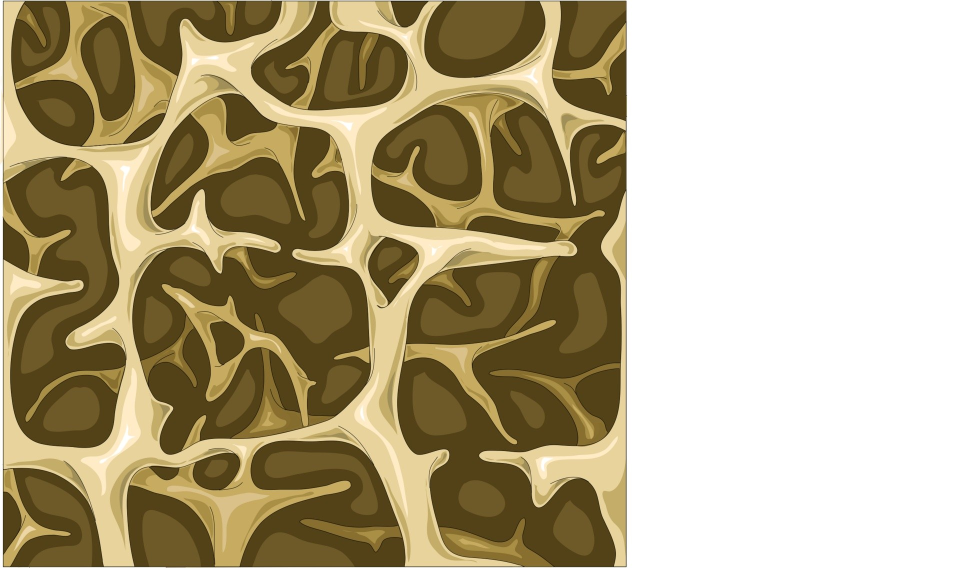
#> input picture aluminium/assets/raw/bonetex.jpg, 1920 x 1165 px, given in place of bonetex.jpg.jpg, which was not available (shown at 1/2 size)
$ python -i engine.py   (imports and definitions only)
#> lines starting #> are read from the running program, lines starting #| are printed output that depends on the picture
"""2.5D cutout-collage engine: layers with perspective tilt, depth parallax, grading, captions, transitions, render loop.

Typical use (see demo_film.py):
    import engine as E
    E.init(workdir)                      # workdir holds cut/*.png and raw/*.jpg ; fonts come from the skill's assets/fonts
    POT = E.cut('pot', 600, amb=(1, .86, .5), s=.4, rim=(1, .78, .25))
    def s_intro(t): c = E.new(); E.bg_pan(c, BG, 750, 1200, 1.0); E.obj(c, POT, 540, 1000); return c
    film = E.Film(dur=20, scenes=[(0, s_intro)], trans=[], captions=[(0.2, 1.0, 'LINE ONE', 'PUNCH LINE', E.RED)])
    film.main()                          # python3 my_film.py <workdir> <frames_dir> [f0 f1 [step]]
All images are premultiplied float32 RGBA in 0..1. Screen is W x H = 1080 x 1920, 30 fps.
"""
import os, sys, math, random
import numpy as np, cv2
from PIL import Image, ImageDraw, ImageFont, ImageFilter

W, H, FPS = 1080, 1920, 30
A = '.'
FONT = os.path.join(os.path.dirname(os.path.abspath(__file__)), '..', 'assets', 'fonts')
PAD = 70
CAM = [0.0, 0.0]          # camera sway in px; place(..., depth=d) shifts a layer by CAM*d, backgrounds by CAM*0.3
# [5 lines left out: function init, not called in this run]
def anton(s): return ImageFont.truetype(f'{FONT}/Anton.ttf', s)
def caveat(s): return ImageFont.truetype(f'{FONT}/Caveat.ttf', s)
# [5 lines left out: function inter, not called in this run]
def new(): return np.zeros((H, W, 4), np.float32)
def pop(t, t0, d=.32, k=1.4):
    """0 -> overshoot -> 1 entrance curve starting at t0"""
    return back(seg(t, t0, t0 + d), k)
# [5 lines left out: function pre, not called in this run]
def blur(img, r):
    return cv2.GaussianBlur(img, (0, 0), r) if r > 0.3 else img
# [52 lines left out: functions over, place, grade, shadow_of, not called in this run]
def ease(x): x = min(1, max(0, x)); return x * x * (3 - 2 * x)
def eout(x): x = min(1, max(0, x)); return 1 - (1 - x) ** 3
def back(x, k=1.7):
    x = min(1, max(0, x)); x -= 1
    return 1 + (k + 1) * x ** 3 + k * x ** 2
def seg(t, a, b): return (t - a) / (b - a)
def lerp(a, b, x): return a + (b - a) * x
# [4 lines left out: function noise_tex, not called in this run]
def rrect(d, box, r, **k): d.rounded_rectangle(box, r, **k)
def text_sprite(txt, font, fill, pad=30):
    b = font.getbbox(txt); im = Image.new('RGBA', (b[2] - b[0] + pad * 2, b[3] - b[1] + pad * 2))
    ImageDraw.Draw(im).text((pad - b[0], pad - b[1]), txt, font=font, fill=fill); return im
# [45 lines left out: functions bg_pan, lens, path, caption, finish_overlay, not called in this run]

# ---------- cutouts, photos, generated art ----------
def padded(a, p=PAD): return cv2.copyMakeBorder(a, p, p, p, p, cv2.BORDER_CONSTANT)
def mk(a, sh_r=22, sh_d=.6):
    a = padded(a); return dict(i=a, s=shadow_of(a, sh_r, sh_d))
# [10 lines left out: functions cut, obj, not called in this run]
def photo(key, w=1400, h=2490, tint=(1, 1, 1), s=0.0, bright=1.0, sat=1.0, contrast=1.0, blur_r=0, focus=(.5, .5), vig=.0):
#> called with w = 1400, h = 2490, tint = (1, 1, 1), s = 0, bright = 1, sat = 1, contrast = 1, blur_r = 0
    im = Image.open(f'{A}/raw/{key}.jpg').convert('RGB')
#> im is the input picture: PIL image 1920x1165 RGB; mean R, G, B 180.6, 168.2, 136.4
    k = max(w / im.width, h / im.height); im = im.resize((math.ceil(im.width * k), math.ceil(im.height * k)), Image.LANCZOS)
    x0 = int((im.width - w) * focus[0]); y0 = int((im.height - h) * focus[1]); im = im.crop((x0, y0, x0 + w, y0 + h))
#> after `im = im.crop((x0, y0, x0 + w, y0 + h))`:
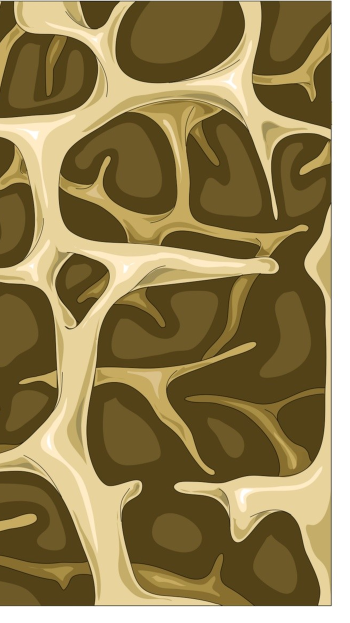
#> im: PIL image 1400x2490 RGB (shown at 1/4 size); mean R, G, B 144.7, 126.7, 81.1
    a = np.asarray(im).astype(np.float32) / 255
    lum = (a @ np.array([.3, .59, .11], np.float32))[..., None]
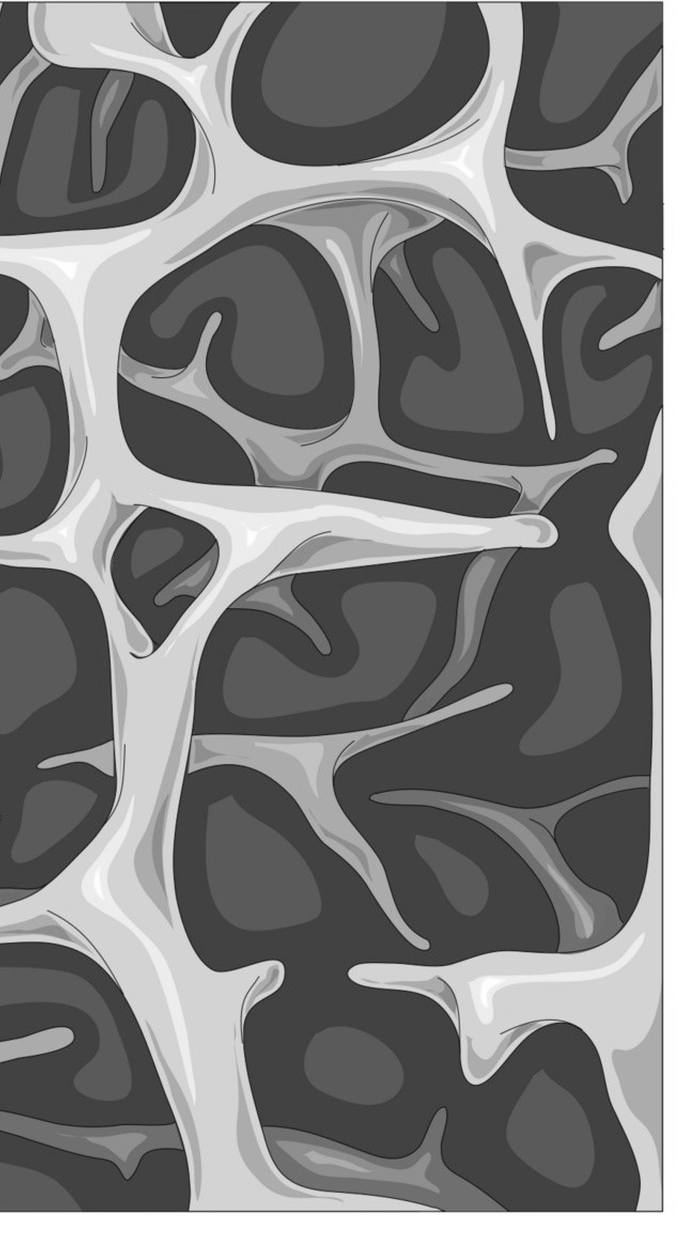
#> lum: shape (2490, 1400, 1) float32 (shown at 1/2 size); min 0.0234, max 1, mean 0.498
    a = lum + (a - lum) * sat; a = (a - .5) * contrast + .5
    t = np.array(tint, np.float32); a = a * ((1 - s) + s * t / t.max()) * bright
    if vig:
        yy, xx = np.mgrid[-1:1:h * 1j, -1:1:w * 1j].astype(np.float32); a *= (1 - vig * np.clip(xx * xx + yy * yy - .3, 0, 1))[..., None]
    a = np.clip(a, 0, 1)
    if blur_r: a = blur(a, blur_r)
    return np.dstack([a, np.ones((h, w), np.float32)]).astype(np.float32)
# [32 lines left out: functions flat_bg, reveal, sphere, glow_sprite, stroke, not called in this run]
def cross(sz=260, w=26):
    a = stroke([(30, 30), (sz - 30, sz - 30)], w, size=(sz, sz)); b = stroke([(sz - 30, 30), (30, sz - 30)], w, size=(sz, sz))
    return a, b
def tick(sz=260, w=28):
    return stroke([(30, sz * .55), (sz * .4, sz - 40), (sz - 30, 40)], w, (40, 200, 90, 255), size=(sz, sz))
def highlight(wd=440, col=(70, 230, 110, 150)):
    im = Image.new('RGBA', (wd, 62)); d = ImageDraw.Draw(im); d.rounded_rectangle([0, 6, wd - 1, 56], 14, fill=col)
    return pre(im.filter(ImageFilter.GaussianBlur(1.5)))
# [85 lines left out: functions marker, paper, pin, tile, hang_tag, label_tag and 6 more, not called in this run]
def num_sprite(n): return pre(text_sprite(str(n), anton(300), (255, 255, 255, 255), 30))
# [106 lines left out: functions bone, warn_tri, msg_card, article, phone, on_air and 6 more, not called in this run]

# ---------- scene helpers ----------
class Grp:
    """group zoom: point F at zoom 1 maps to C, everything scales by Z about it"""
    def __init__(s, F, C, Z): s.F, s.C, s.Z = F, C, Z
    def __call__(s, x, y): return s.C[0] + (x - s.F[0]) * s.Z, s.C[1] + (y - s.F[1]) * s.Z
# [5 lines left out: function framed, not called in this run]
def zoom_img(img, z, cx=W / 2, cy=H / 2):
    M = np.array([[z, 0, cx - cx * z], [0, z, cy - cy * z]], np.float32)
    return cv2.warpAffine(img, M, (W, H), flags=cv2.INTER_LINEAR, borderMode=cv2.BORDER_REPLICATE)
def proj(dx, dy, s, rx, cx, cy):
    a = math.radians(rx); y3, z3 = dy * s * math.cos(a), dy * s * math.sin(a); k = 2400 / (2400 + z3)
    return cx + dx * s * k, cy + y3 * k

# ---------- ready-made soft sprites (built lazily) ----------
_SPR = {}
# [27 lines left out: functions spr, steam, slam, not called in this run]
def splash(c, t, t0, x, y, col=(1, .8, .7)):
    q = seg(t, t0, t0 + .5)
    if 0 < q < 1: cv2.ellipse(c, (int(x), int(y)), (int(60 + 260 * q), int(24 + 100 * q)), 0, 0, 360, tuple(v * (1 - q) for v in col) + (1 - q,), max(1, int(14 * (1 - q))), cv2.LINE_AA)
# [4 lines left out: function draw_on, not called in this run]

# caption palettes: (top colour, bottom colour) of the big second line
RED, BLU, PNK = ((255, 195, 185), (238, 60, 66)), ((200, 220, 255), (90, 130, 255)), ((255, 170, 225), (236, 80, 170))
YLW, TEAL, ORG = ((255, 240, 170), (250, 190, 40)), ((190, 255, 240), (60, 205, 190)), ((255, 220, 170), (250, 140, 40))

class Film:
    """scenes:   [(start_time, fn)]            fn(t) -> HxWx4 (or HxWx3) float canvas
    trans:    [(t0, t1, tcut, kind)]        kind: 'h' / 'v' whip pan, 'zoom' punch-through, 'fade' blur dissolve,
                                            'flash' (white) or 'smoke' (grey) cover; tcut must equal a scene start
    captions: [(t_line1, t_line2, 'LINE ONE', 'PUNCH LINE', palette)]   each stays until the next one starts
    """
    # [54 lines left out: functions __init__, scene, frame, render, main, not called in this run]

>>> result = photo('../../../aluminium/assets/raw/bonetex.jpg')

$ run again, on aluminium/assets/raw/city.jpg
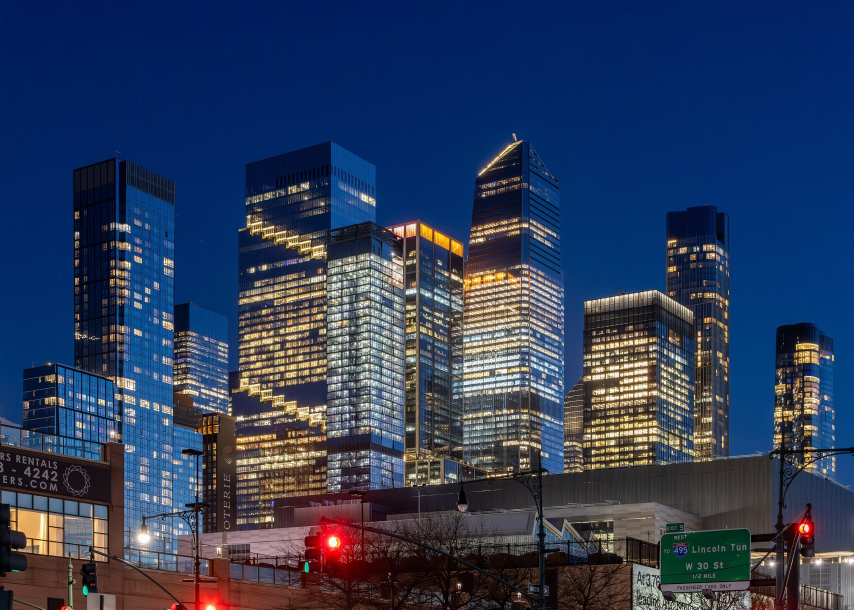
#> input picture aluminium/assets/raw/city.jpg, 2560 x 1829 px, given in place of city.jpg.jpg, which was not available (shown at 1/3 size)
#> in photo, im is the input picture: PIL image 2560x1829 RGB; mean R, G, B 45.6, 60.3, 90.3
#> in photo, `im = im.crop((x0, y0, x0 + w, y0 + h))`:
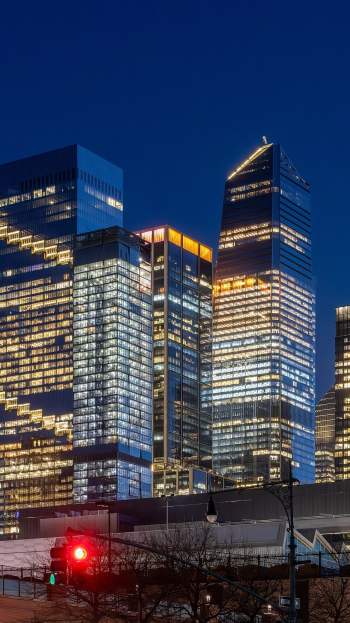
#> im: PIL image 1400x2490 RGB (shown at 1/4 size); mean R, G, B 57.8, 64.6, 86.7
#> in photo, `lum = (a @ np.array([.3, .59, .11], np.float32))[..., None]`:
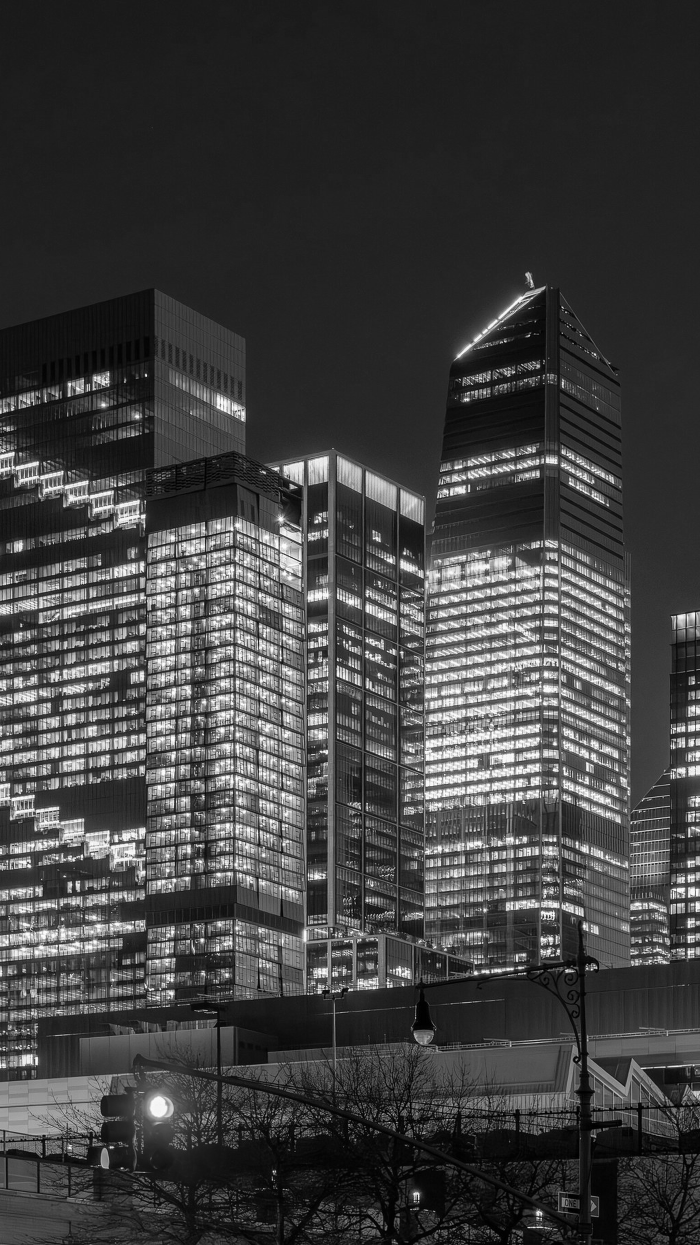
#> lum: shape (2490, 1400, 1) float32 (shown at 1/2 size); min 0, max 1, mean 0.255

$ run again, on aluminium/assets/raw/engine.jpg
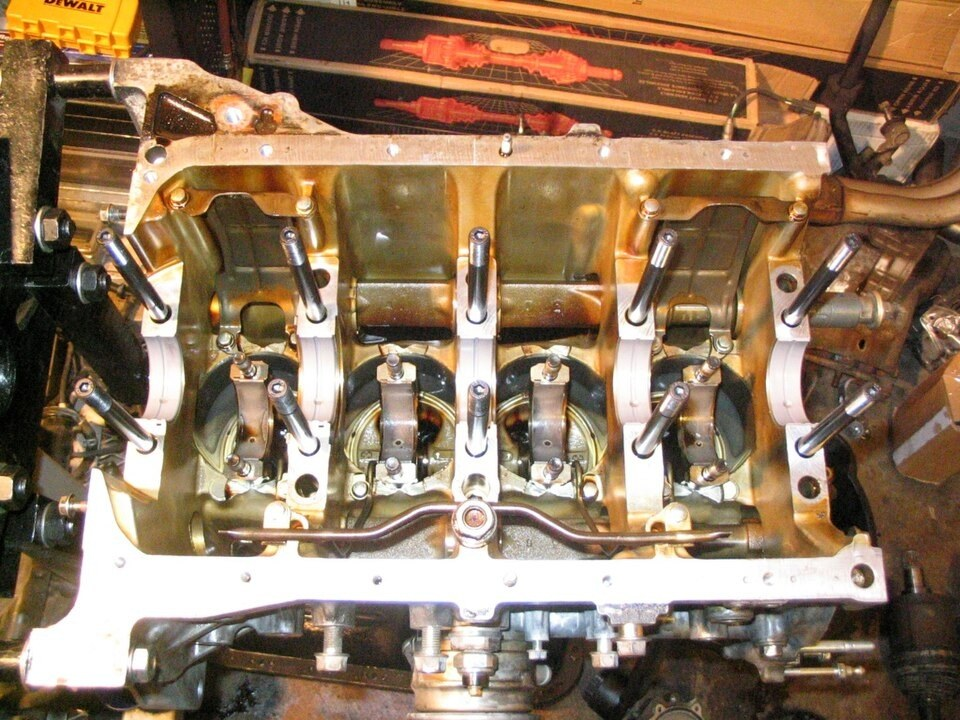
#> input picture aluminium/assets/raw/engine.jpg, 960 x 720 px, given in place of engine.jpg.jpg, which was not available
#> in photo, im is the input picture: PIL image 960x720 RGB; mean R, G, B 143.6, 118.3, 93.5
#> in photo, `im = im.crop((x0, y0, x0 + w, y0 + h))`:
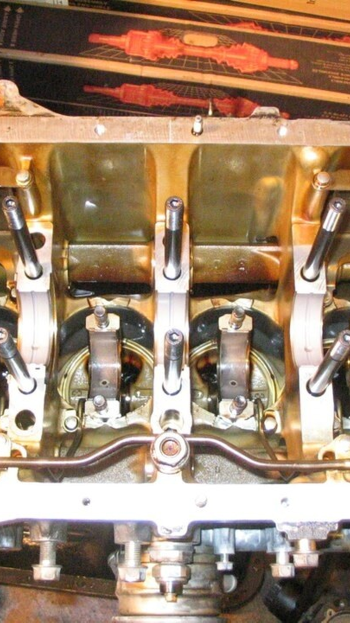
#> im: PIL image 1400x2490 RGB (shown at 1/4 size); mean R, G, B 160.2, 134.1, 110.2
#> in photo, `lum = (a @ np.array([.3, .59, .11], np.float32))[..., None]`:
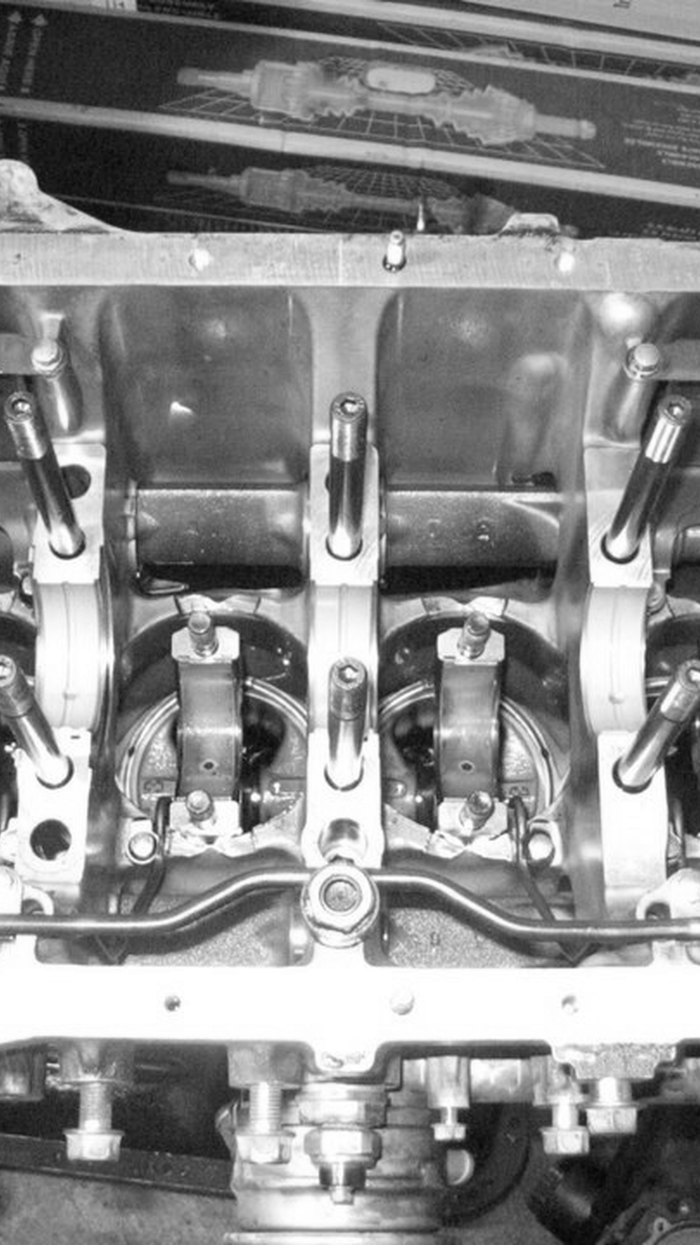
#> lum: shape (2490, 1400, 1) float32 (shown at 1/2 size); min 0.0116, max 1, mean 0.546
